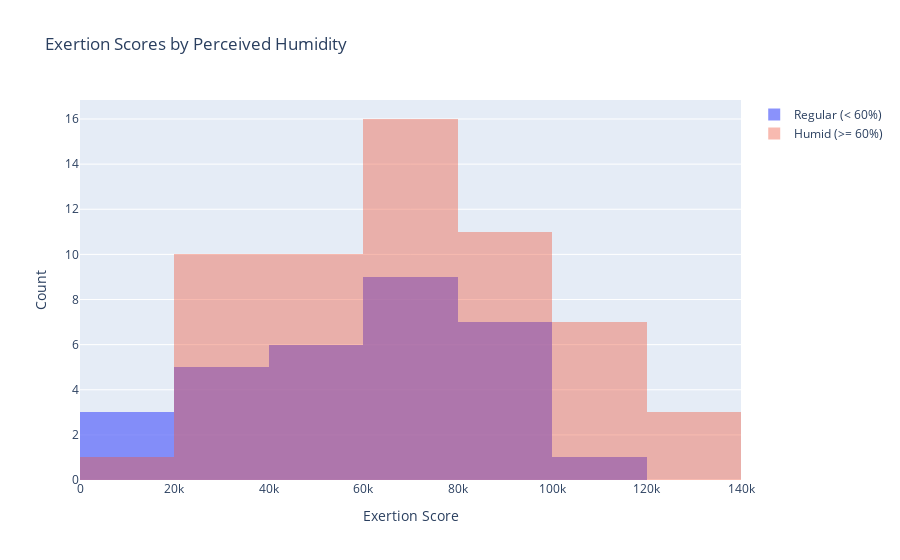

Notebook code for this chart:
### Markdown cell above
It appears that the exertion scores of both temperature groups roughly follows a normal distribution.

### Code cell
fig = go.Figure()

fig.add_trace(go.Histogram(x=regular_humidity_exertion_scores, opacity=0.75, name="Regular (< 60%)"))
fig.add_trace(go.Histogram(x=humid_exertion_scores, opacity=0.40, name="Humid (>= 60%)"))

fig.update_layout(barmode='overlay')
fig.update_layout(title_text='Exertion Scores by Perceived Humidity')
fig.update_xaxes(title_text='Exertion Score')
fig.update_yaxes(title_text='Count')

fig.show()

### Figure 1 — Plotly figure (JSON) as saved in the notebook; plotly's stock layout.template omitted (floating-point values rounded to 4 significant figures)
{"data": [{"name": "Regular (< 60%)", "opacity": 0.75, "type": "histogram", "x": [29705, 62150, 43291, 59256, 72035, 51000.0, 94720, 72944, 10200.0, 10155, 15465, 77370, 82810, 34050.0, 91945, 89590, 71640, 58985, 107410, 74785, 87525, 25724, 96160, 52830, 72386, 72360, 75504, 33774, 81075, 59560, 27225]}, {"name": "Humid (>= 60%)", "opacity": 0.4, "type": "histogram", "x": [65356, 70635, 37825, 82000, 105855, 58950, 60200, 116370, 10420, 73550, 57500, 62390, 60965, 41150, 66440.0, 106010, 95550, 55540, 23815, 58150, 114740, 31455, 58375, 122675, 76986, 65420, 24400, 56540, 83100, 47248, 86830, 46393, 64000, 92970, 76696, 53510, 65120, 29900, 96900, 73940, 65489, 23122, 82370, 20777, 105430, 85370, 75680, 77450, 25922, 120570, 20400, 119080, 80590, 31081, 124875, 80020, 107670, 87365]}], "layout": {"barmode": "overlay", "title": {"text": "Exertion Scores by Perceived Humidity"}, "xaxis": {"title": {"text": "Exertion Score"}}, "yaxis": {"title": {"text": "Count"}}}}
